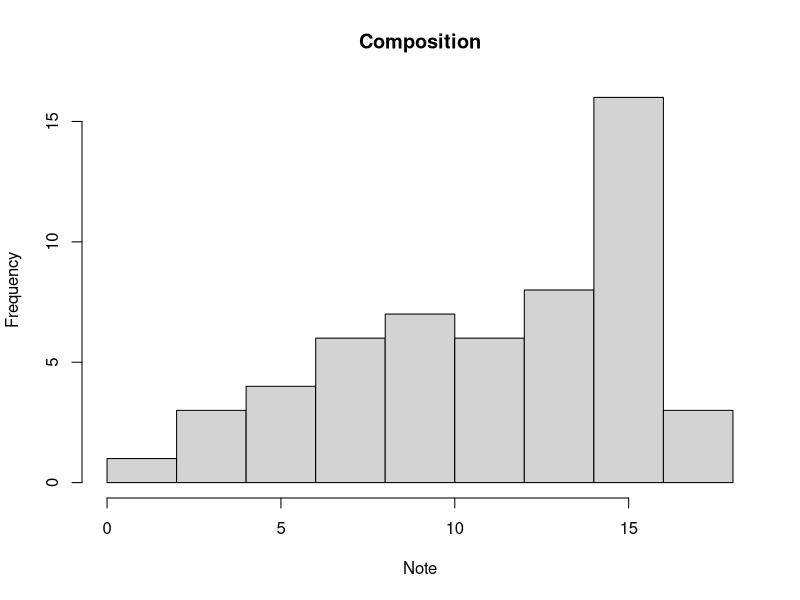
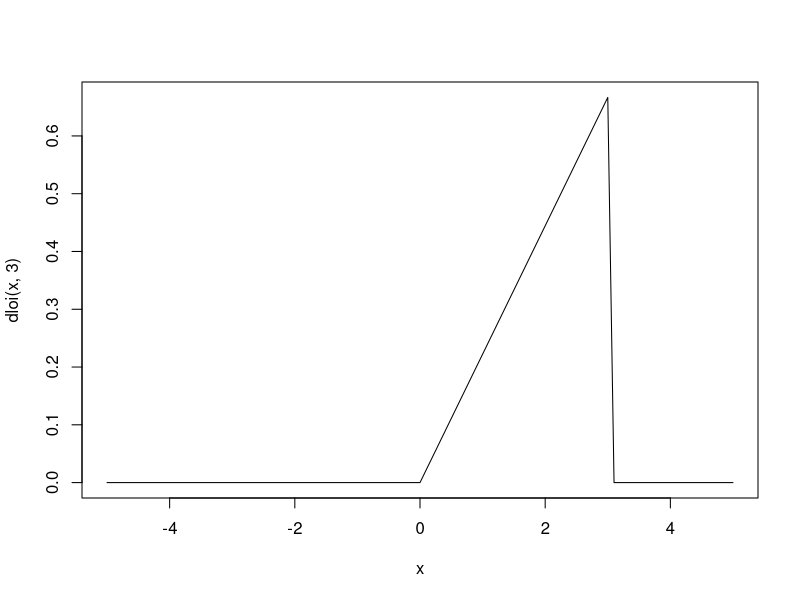

These charts were generated, in order, by the following R code:
## ---- chunk 1
library(MASS)
hist(painters$Composition, main = "Composition", xlab = "Note")
## ---- chunk 2
(moyennes=(painters$Composition+painters$Drawing+painters$Colour+painters$Expression)/4)
## ---- chunk 3
(moyennes=(painters[,1]+painters[,2]+painters[,3]+painters[,4])/4)
## ---- chunk 4
var(moyennes)*(length(moyennes)-1)/length(moyennes)
## ---- chunk 5
sd(moyennes)*sqrt((length(moyennes)-1)/length(moyennes))
## ---- chunk 6
x=c(1,2,3,4,5)
(for (i in x){
  print(dunif(x = i,min = 2,max = 4))
})
## ---- chunk 7
dunif(x,min=2,max=4)
## ---- chunk 8
punif(x,min=2,max = 4)
## ---- chunk 9
(1-pnorm(3,mean = 0, sd= 1))
## ---- chunk 10
pnorm(42,mean = 35,sd=6)
## ---- chunk 11
mu=35
sigma=6
(pnorm(50,mean = mu,sd=sigma)-pnorm(40,mean = mu,sd=sigma))
## ---- chunk 12
n=c(5,10,30)
dbinom(n-1,n,prob = 0.5)
## ---- chunk 13
1-pbinom(14,size=20,prob = 0.5)
## ---- chunk 14
sum(dbinom((10:15),size = 20,prob = 0.5))
## ---- chunk 15
alpha <- c(0.05, 0.1, 0.9)
qnorm(alpha,mean=0,sd=1)
## ---- chunk 16
qchisq(alpha,df=10)#df = degree of freedom
## ---- chunk 17
qt(alpha,df=5)
## ---- chunk 18
qf(alpha,df1=2,df2=5)
## ---- chunk 19
dloi <- function(x, b) {
  a <- 2/b^2
  f <- a * x
  f[x < 0] <- 0
  f[x > b] <- 0
  return(f)
}
x=c(-1, 0, 1, 2, 3, 4, 5)
dloi(-1:5,3)
## ---- chunk 20
curve(dloi(x,3),from = -5, to= 5)
## ---- chunk 21
ploi <- function(x, b) {
  if (b <= 0)
    stop("on doit avoir b > 0")
  F <- x^2/b^2
  F[x < 0] <- 0
  F[x >= b] <- 1
  return(F)
}
#curve(ploi(x,3),from = -5, to= 5)
## ---- chunk 22
qloi <- function(alpha, b) {
  fa <- b * sqrt(alpha)
  fa[alpha == 0] <- 0
  fa[alpha == 1] <- b
  return(fa)
}
#curve(qloi(x, 3), from = 0, to = 1)
## ---- chunk 23
  rloi <- function(n, b) {
  u <- runif(n)
  x <- qloi(u, b)
  return(x)
}
